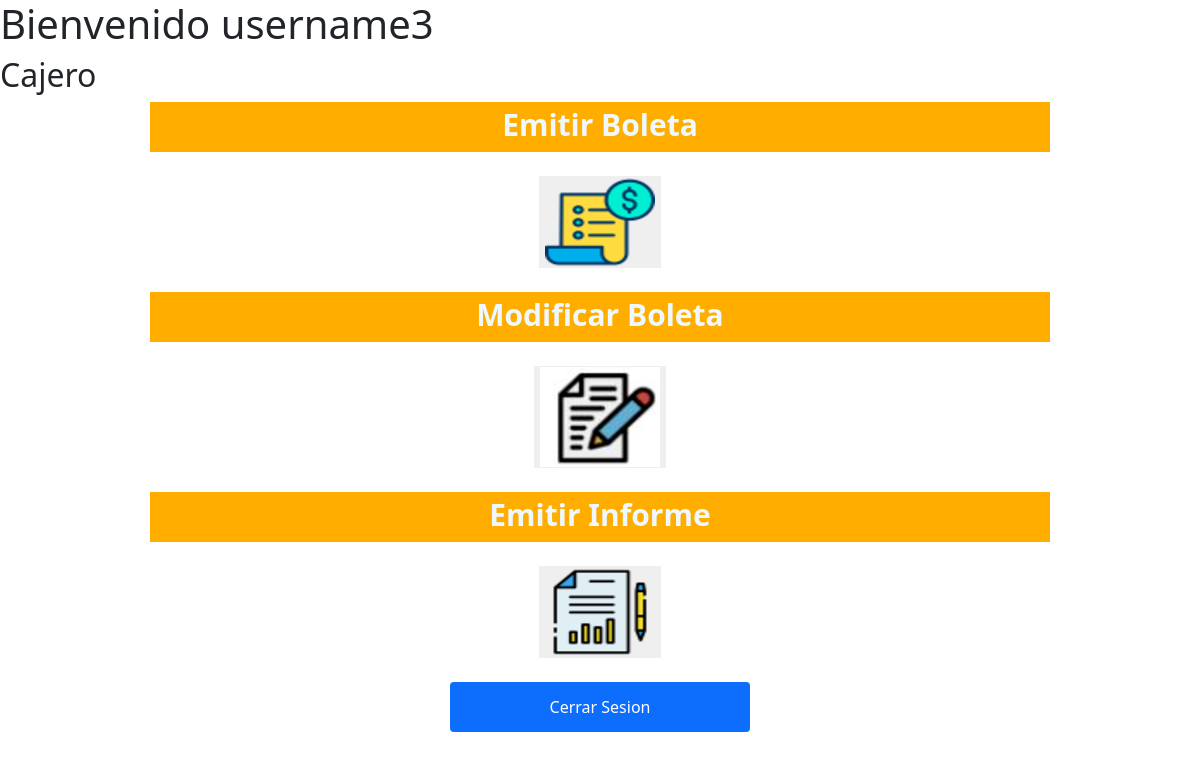
The page /Shared/getBienvenida.php (signed in) on the database its author committed.
### tables this page shows
CREATE TABLE `privilegios` (
  `idprivilegio` int(11) NOT NULL,
  `titulo` varchar(50) NOT NULL,
  `directorio` varchar(150) NOT NULL,
  `imagen` varchar(100) NOT NULL
);

### Models/Conexion.php (called while the page is built)
<?php
	class Conexion {
		public static function Conectar() {
			try {
				$conexion = new PDO('mysql:host=localhost; dbname=affarex2', 'root', '123456789');
				$conexion->setAttribute(PDO::ATTR_ERRMODE, PDO::ERRMODE_EXCEPTION);
				$conexion->exec("SET CHARACTER SET UTF8");
			} catch (Exception $error) {
				die("Error: " . $error->getMessage());
				echo "Error en la línea " . $error->getLine();
			}
			return $conexion;
		}
	}
?>

### Models/CE_UsuarioPrivilegio.php (called while the page is built, shortened)
<?php
    require_once ("Conexion.php");
    class CE_UsuarioPrivilegio extends Conexion {
		public function ObtenerPrivilegios($email)
		{
			$consulta = $this->Conectar()->query("SELECT P.titulo, P.imagen, P.directorio FROM usuarios U, privilegios P, roles R, rol_privilegio RP WHERE U.email = '$email' AND U.idrol = R.idrol AND R.idrol = RP.idrol AND P.idprivilegio = RP.idprivilegio");
			$privilegios = array();
			while ($filas = $consulta->fetch(PDO::FETCH_ASSOC))
			{
				$privilegios[] = $filas;
			}
			return $privilegios;
		}
    }
?>

### moduloSeguridad/CI_Bienvenida.php (the view, shortened to what this page needs)
<?php
    class CI_Bienvenida {
      public static function BienvenidaShow($listaPrivilegios)
      {
?>
          <!doctype html>
          <html lang="es">
          <head>
              <link rel="stylesheet" href="https://stackpath.bootstrapcdn.com/bootstrap/5.0.0-alpha1/css/bootstrap.min.css">
              <link rel="stylesheet" href="../Shared/css/style.css" />
          </head>
          <body>
              <div>
                  <h1>Bienvenido <?php echo $_SESSION['nombre']; ?></h1>
                  <h2><?php echo $_SESSION['rol']; ?></h2>
              </div>
          <?php
              foreach ($listaPrivilegios as $registro)
              {
          ?>
                  <nav class="navbar-nav ml-auto">
                      <div class="container-fluid">
                          <div class="textnavbar">
                              <a><?php echo $registro['titulo']; ?></a>
                          </div>
                      </div>
                  </nav><br>
                  <form action="<?php echo $registro['directorio'] ?>" method="POST">
                      <div class="gestion">
                          <button type="submit" name="<?php echo "btn".str_replace(' ','',$registro['titulo']); ?>" id="<?php echo "btn".str_replace(' ','',$registro['titulo']); ?>" style="border: 0px;"><img src="../Shared/img/<?php echo $registro['imagen']; ?>"></button>
                      </div>
                  </form><br>
          <?php
              }
          ?>
            <div class="padre">
                <form action="../Shared/CerrarSesion.php">
                    <button type="submit" class="btn btn-primary" name="btncerrarsesion" id="btncerrrasesion">Cerrar Sesion</button>
                </form>
            </div>
          </body>
          </html>
<?php
      }
}
?>

### Shared/css/style.css (style rules this page uses)
.btn { border:0px; width:300px; height:50px; }
.container-fluid { background-color: rgb(255, 174, 0); font-size:center; width:900px; height:50px; }
.textnavbar { text-align: center; color: aliceblue; font-size: 30px; font-weight: bold; }
.gestion { text-align: center; }
.padre { text-align: center; }

### rows shown on the page
privilegios: titulo "Emitir Boleta", imagen (picture)
privilegios: titulo "Modificar Boleta", imagen (picture)
privilegios: titulo "Emitir Informe", imagen (picture)

### other values the page prints
$_SESSION['rol'] "Cajero"
